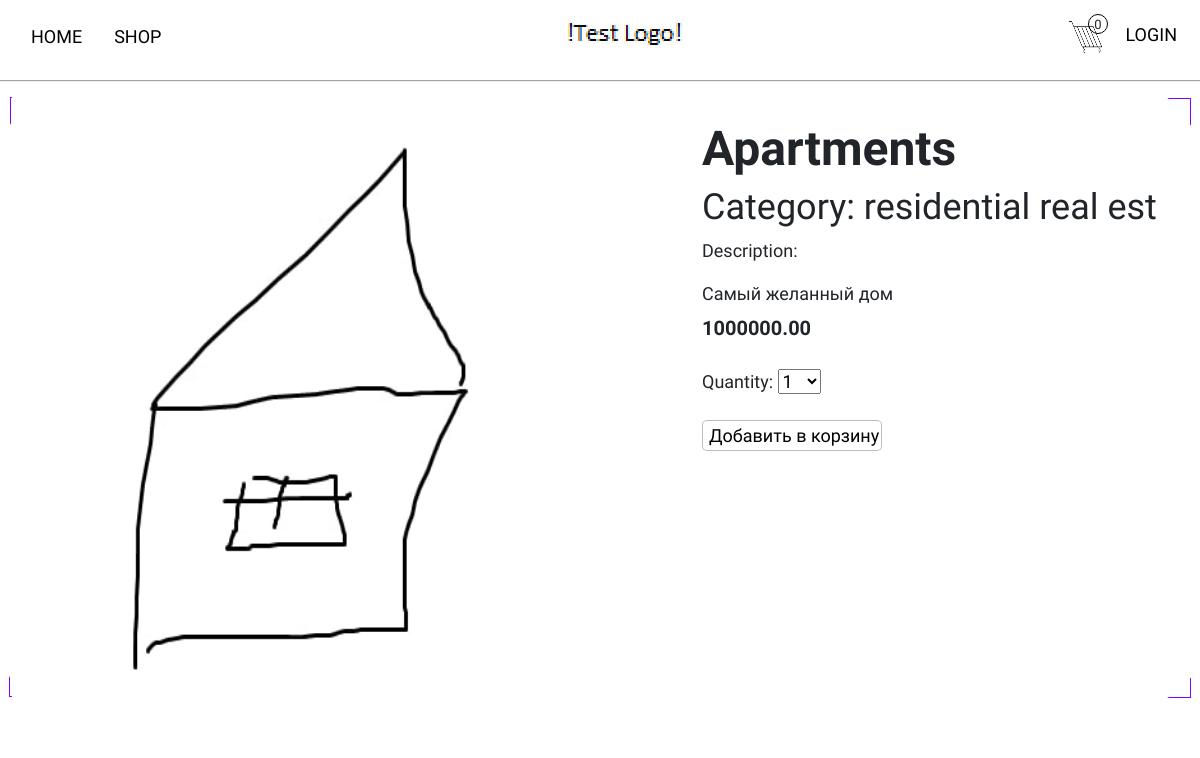
The app's page /shop/apartments/, older data.
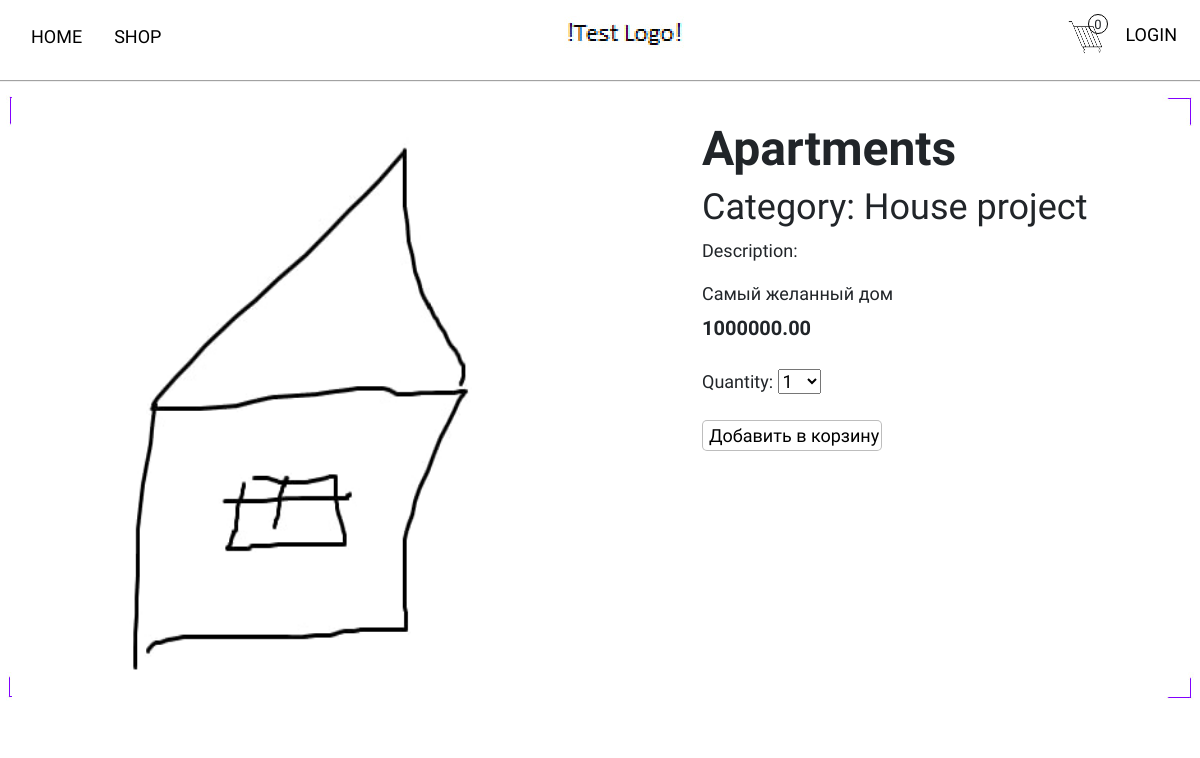
The same page, newer data.
### core/models.py (models this page shows, shortened)
class Product(models.Model):
    category = models.ForeignKey(Category,
                                 related_name='products',
                                 on_delete=models.CASCADE)
    name = models.CharField(max_length=50)
    slug = models.SlugField(max_length=50)
    image = models.ImageField(upload_to='products/%Y/%m/%d',
                              blank=True)
    description = models.TextField(blank=True)
    price = models.DecimalField(max_digits=10,
                                decimal_places=2)
    available = models.BooleanField(default=True)
    created = models.DateTimeField(auto_now_add=True)
    updated = models.DateTimeField(auto_now=True)
    discount = models.DecimalField(default=0.00,
                                   max_digits=4,
                                   decimal_places=2)
    class Meta:
        ordering = ['name']
        indexes = [
            models.Index(fields=['id', 'slug']),
            models.Index(fields=['name']),
            models.Index(fields=['-created'])
        ]
        verbose_name = 'Продукт'
        verbose_name_plural = 'Продукты'

class Category(models.Model):
    name = models.CharField(max_length=20,
                            unique=True)
    slug = models.SlugField(max_length=20,
                            unique=True)
    class Meta:
        ordering = ['name']
        indexes = [models.Index(fields=['name'])]
        verbose_name = 'Категория'
        verbose_name_plural = 'Категории'
    def __str__(self):
        return self.name

### core/views.py (the view)
# urls.py: path('shop/<slug:slug>/', views.product_detail, name='product_detail'),
def product_detail(request, slug):
    product = get_object_or_404(Product,
                                slug=slug,
                                available=True)
    cart_product_form = CartAddProductForm
    return render(request,
                  'core/product/detail.html',
                  {'product': product,
                           'cart_product_form':cart_product_form})

### cart/cart.py (called while the page is built)
    def __len__(self):
        return sum(item['quantity'] for item in self.cart.values())

### cart/context_processors.py (called while the page is built)
def cart(request):
    return {'cart': Cart(request)}

### core/templates/core/product/detail.html (shortened to what this page needs)
{% extends  'core/base.html' %}
{% load static %}
{% block content %}
    <div class="detail-product d-flex">
        <div class="detail-img">
            <img src="{% if product.image %}{{ product.image.url }}{% else %}{% static 'img/noimage.png' %}{% endif %}" alt="" class="detail-image">
        </div>
        <div class="detail-description">
            <h2>{{ product.name }}</h2>
            <h3>Category: {{ product.category}} </h3>
            <p>Description: {{ product.description|linebreaks }}</p>
            {% if product.discount %}
                    <div class="cart-discount d-flex gap-2">
                        <p class="line">{{product.price}}</p>
                        <p>{{product.sell_price}}</p>
                    </div>
                {% else %}
                    <p class="price">{{ product.price }}</p>
            {% endif %}
            <form action="{% url 'cart:cart_add' product.id %}" class="qform" method="post">
                <div class="cart-form">
                    {{ cart_product_form }}
                </div>
                <input type="submit" class="add-to-cart-btn" value="Добавить в корзину">
            </form>
        </div>
    </div>
{% endblock content %}

Row changes from the older to the newer data that the page shows:
changed through a linked row, Product "Apartments": category "residential real est" → "House project"
